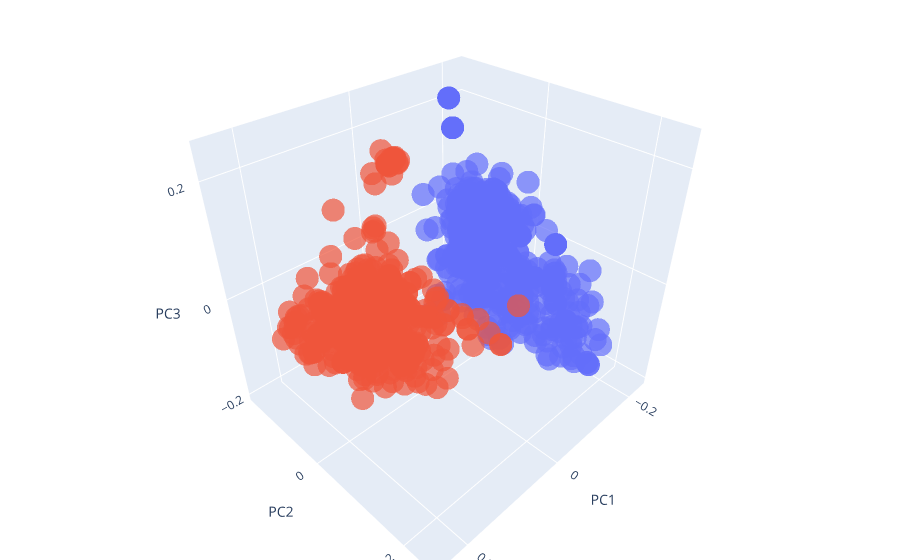

Notebook source saved alongside this figure:
### Code cell
plot_pca(pcs=stacked_pcs, colors=color_by_group, names=group_names)

### Figure 1 — Plotly figure (JSON) as saved in the notebook; plotly's stock layout.template omitted (floating-point values rounded to 4 significant figures; data arrays with more than 128 entries replaced by an {"elided": "..."} marker saying what was removed)
{"data": [{"hovertemplate": "<b>%{hovertext}</b><br><br>color=source<br>PC1=%{x}<br>PC2=%{y}<br>PC3=%{z}<extra></extra>", "hovertext": {"elided": "428 str values"}, "legendgroup": "source", "marker": {"color": "#636efa", "opacity": 0.7, "symbol": "circle"}, "mode": "markers", "name": "source", "scene": "scene", "showlegend": true, "type": "scatter3d", "x": {"elided": "428 float values"}, "y": {"elided": "428 float values"}, "z": {"elided": "428 float values"}}, {"hovertemplate": "<b>%{hovertext}</b><br><br>color=target<br>PC1=%{x}<br>PC2=%{y}<br>PC3=%{z}<extra></extra>", "hovertext": {"elided": "428 str values"}, "legendgroup": "target", "marker": {"color": "#EF553B", "opacity": 0.7, "symbol": "circle"}, "mode": "markers", "name": "target", "scene": "scene", "showlegend": true, "type": "scatter3d", "x": {"elided": "428 float values"}, "y": {"elided": "428 float values"}, "z": {"elided": "428 float values"}}], "layout": {"legend": {"title": {"text": "color"}, "tracegroupgap": 0}, "margin": {"b": 0, "l": 0, "r": 0, "t": 0}, "scene": {"domain": {"x": [0, 1], "y": [0, 1]}, "xaxis": {"title": {"text": "PC1"}}, "yaxis": {"title": {"text": "PC2"}}, "zaxis": {"title": {"text": "PC3"}}}, "showlegend": false, "title": {"text": "PCA"}}}
